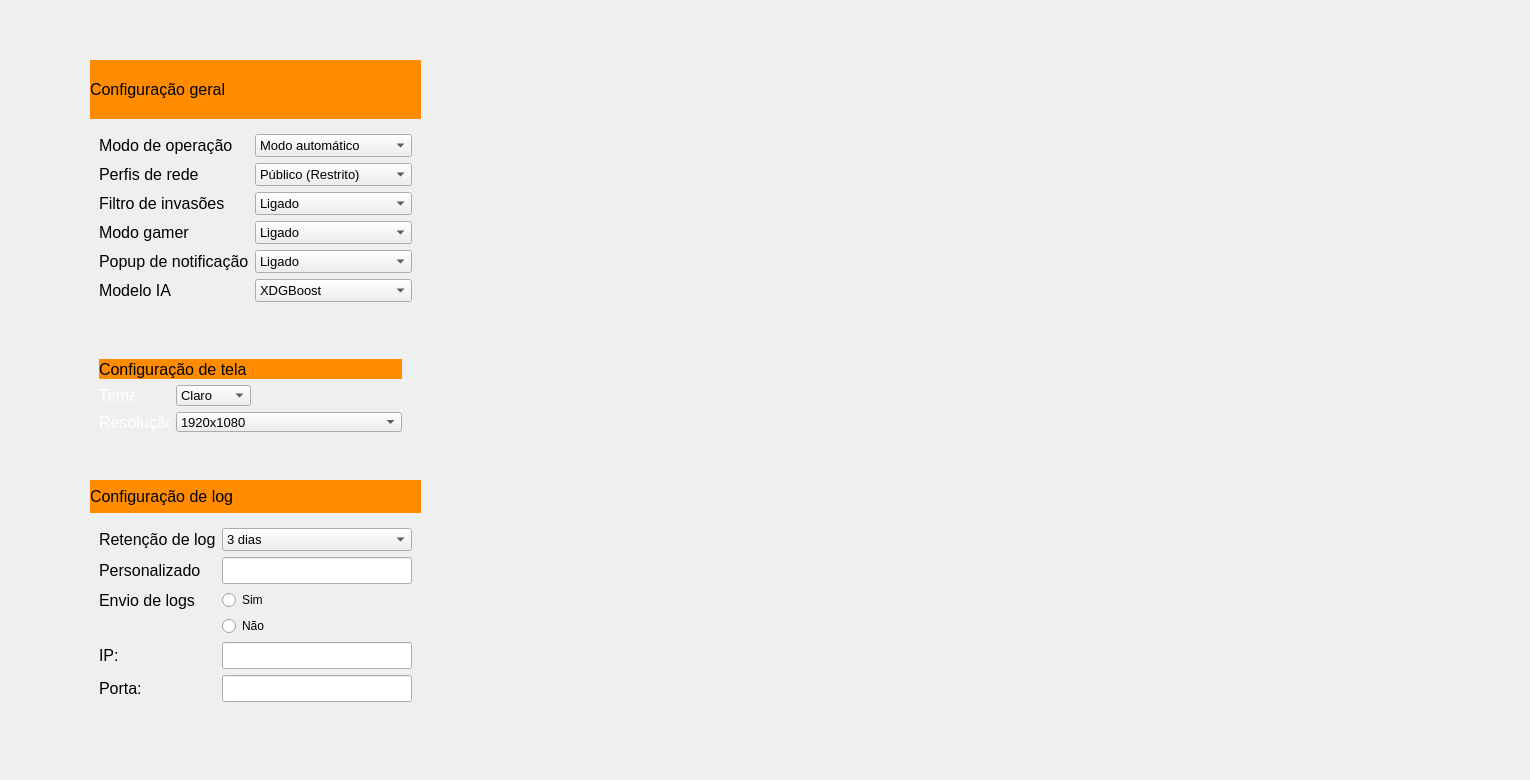
    <widget class="QWidget" name="tab_5">
     <attribute name="title">
      <string>Configurações</string>
     </attribute>
     <widget class="QWidget" name="verticalWidget_ConfGeral" native="true">
      <property name="geometry">
       <rect>
        <x>90</x>
        <y>60</y>
        <width>331</width>
        <height>251</height>
       </rect>
      </property>
      <layout class="QVBoxLayout" name="verticalLayout_2">
       <item>
        <widget class="QLabel" name="label_ConfGeral">
         <property name="font">
          <font>
           <pointsize>-1</pointsize>
          </font>
         </property>
         <property name="styleSheet">
          <string notr="true">background-color: #FF8C00;
font-size: 16px;</string>
         </property>
         <property name="text">
          <string>Configuração geral</string>
         </property>
        </widget>
       </item>
       <item>
        <widget class="QWidget" name="formWidget" native="true">
         <layout class="QFormLayout" name="formLayout">
          <item row="0" column="0">
           <widget class="QLabel" name="label_MododeOperacao">
            <property name="font">
             <font>
              <pointsize>12</pointsize>
             </font>
            </property>
            <property name="text">
             <string>Modo de operação</string>
            </property>
           </widget>
          </item>
          <item row="0" column="1">
           <widget class="QComboBox" name="comboBox_operacao">
            <property name="font">
             <font>
              <family>Segoe UI</family>
              <pointsize>10</pointsize>
              <italic>false</italic>
              <bold>false</bold>
             </font>
            </property>
            <property name="cursor">
             <cursorShape>PointingHandCursor</cursorShape>
            </property>
            <property name="styleSheet">
             <string notr="true">font: 10pt &quot;Segoe UI&quot;;</string>
            </property>
            <item>
             <property name="text">
              <string>Modo automático</string>
             </property>
            </item>
            <item>
             <property name="text">
              <string>Modo Interativo</string>
             </property>
            </item>
            <item>
             <property name="text">
              <string>Modo personalizado</string>
             </property>
            </item>
           </widget>
          </item>
          <item row="1" column="0">
           <widget class="QLabel" name="label_PerfisRede">
            <property name="font">
             <font>
              <pointsize>12</pointsize>
             </font>
            </property>
            <property name="text">
             <string>Perfis de rede</string>
            </property>
           </widget>
          </item>
          <item row="1" column="1">
           <widget class="QComboBox" name="comboBox_PerfisRede">
            <property name="font">
             <font>
              <family>Segoe UI</family>
              <pointsize>10</pointsize>
              <italic>false</italic>
              <bold>false</bold>
             </font>
            </property>
            <property name="cursor">
             <cursorShape>PointingHandCursor</cursorShape>
            </property>
            <property name="styleSheet">
             <string notr="true">font: 10pt &quot;Segoe UI&quot;;</string>
            </property>
            <item>
             <property name="text">
              <string>Público (Restrito)</string>
             </property>
            </item>
            <item>
             <property name="text">
              <string>Privado (Casa/trabalho)</string>
             </property>
            </item>
            <item>
             <property name="text">
              <string>Dominio(Corporativo)</string>
             </property>
            </item>
           </widget>
          </item>
          <item row="2" column="0">
           <widget class="QLabel" name="label_FiltrodeInvasoes">
            <property name="font">
             <font>
              <pointsize>12</pointsize>
             </font>
            </property>
            <property name="text">
             <string>Filtro de invasões</string>
            </property>
           </widget>
          </item>
          <item row="2" column="1">
           <widget class="QComboBox" name="comboBox_filtro">
            <property name="font">
             <font>
              <family>Segoe UI</family>
              <pointsize>10</pointsize>
              <italic>false</italic>
              <bold>false</bold>
             </font>
            </property>
            <property name="cursor">
             <cursorShape>PointingHandCursor</cursorShape>
            </property>
            <property name="styleSheet">
             <string notr="true">font: 10pt &quot;Segoe UI&quot;;</string>
            </property>
            <item>
             <property name="text">
              <string>Ligado</string>
             </property>
            </item>
            <item>
             <property name="text">
              <string>Desligado</string>
             </property>
            </item>
           </widget>
          </item>
          <item row="4" column="0">
           <widget class="QLabel" name="label_ModoGamer">
            <property name="font">
             <font>
              <pointsize>12</pointsize>
             </font>
            </property>
            <property name="text">
             <string>Modo gamer</string>
            </property>
           </widget>
          </item>
          <item row="4" column="1">
           <widget class="QComboBox" name="comboBox_ModoGamer">
            <property name="font">
             <font>
              <family>Segoe UI</family>
              <pointsize>10</pointsize>
              <italic>false</italic>
              <bold>false</bold>
             </font>
            </property>
            <property name="cursor">
             <cursorShape>PointingHandCursor</cursorShape>
            </property>
            <property name="styleSheet">
             <string notr="true">font: 10pt &quot;Segoe UI&quot;;</string>
            </property>
            <item>
             <property name="text">
              <string>Ligado</string>
             </property>
            </item>
            <item>
             <property name="text">
              <string>Desligado</string>
             </property>
            </item>
           </widget>
          </item>
          <item row="5" column="0">
           <widget class="QLabel" name="label_PopupdeNotif">
            <property name="font">
             <font>
              <pointsize>12</pointsize>
             </font>
            </property>
            <property name="text">
             <string>Popup de notificação</string>
            </property>
           </widget>
          </item>
          <item row="5" column="1">
           <widget class="QComboBox" name="comboBox_PopupdeNotif">
            <property name="font">
             <font>
              <family>Segoe UI</family>
              <pointsize>10</pointsize>
              <italic>false</italic>
              <bold>false</bold>
             </font>
            </property>
            <property name="cursor">
             <cursorShape>PointingHandCursor</cursorShape>
            </property>
            <property name="styleSheet">
             <string notr="true">font: 10pt &quot;Segoe UI&quot;;</string>
            </property>
            <item>
             <property name="text">
              <string>Ligado</string>
             </property>
            </item>
            <item>
             <property name="text">
              <string>Desligado</string>
             </property>
            </item>
           </widget>
          </item>
          <item row="6" column="0">
           <widget class="QLabel" name="label_ModeloIA">
            <property name="font">
             <font>
              <pointsize>12</pointsize>
             </font>
            </property>
            <property name="text">
             <string>Modelo IA</string>
            </property>
           </widget>
          </item>
          <item row="6" column="1">
           <widget class="QComboBox" name="comboBox_ModeloIA">
            <property name="font">
             <font>
              <family>Segoe UI</family>
              <pointsize>10</pointsize>
              <italic>false</italic>
              <bold>false</bold>
             </font>
            </property>
            <property name="styleSheet">
             <string notr="true">font: 10pt &quot;Segoe UI&quot;;</string>
            </property>
            <item>
             <property name="text">
              <string>XDGBoost</string>
             </property>
            </item>
            <item>
             <property name="text">
              <string>LSTM</string>
             </property>
            </item>
           </widget>
          </item>
         </layout>
        </widget>
       </item>
      </layout>
     </widget>
     <widget class="QLabel" name="label_Background_3">
      <property name="geometry">
       <rect>
        <x>580</x>
        <y>140</y>
        <width>941</width>
        <height>631</height>
       </rect>
      </property>
      <property name="text">
       <string/>
      </property>
      <property name="pixmap">
       <pixmap>../images/ChatGPT_Image_12_de_abr._de_2025__18_25_05-removebg-preview-lallala.png</pixmap>
      </property>
      <property name="scaledContents">
       <bool>true</bool>
      </property>
      <property name="alignment">
       <set>Qt::AlignmentFlag::AlignRight|Qt::AlignmentFlag::AlignTrailing|Qt::AlignmentFlag::AlignVCenter</set>
      </property>
     </widget>
     <widget class="QWidget" name="widget_configuracaodeIA" native="true">
      <property name="geometry">
       <rect>
        <x>90</x>
        <y>350</y>
        <width>331</width>
        <height>91</height>
       </rect>
      </property>
      <widget class="QLabel" name="label_ConfiguracaodeIA">
       <property name="geometry">
        <rect>
         <x>9</x>
         <y>9</y>
         <width>303</width>
         <height>20</height>
        </rect>
       </property>
       <property name="sizePolicy">
        <sizepolicy hsizetype="Minimum" vsizetype="Minimum">
         <horstretch>0</horstretch>
         <verstretch>0</verstretch>
        </sizepolicy>
       </property>
       <property name="minimumSize">
        <size>
         <width>20</width>
         <height>20</height>
        </size>
       </property>
       <property name="font">
        <font>
         <pointsize>-1</pointsize>
        </font>
       </property>
       <property name="styleSheet">
        <string notr="true">background-color: #FF8C00;
font-size: 16px;</string>
       </property>
       <property name="text">
        <string>Configuração de tela</string>
       </property>
      </widget>
      <widget class="QLabel" name="label_Tema">
       <property name="geometry">
        <rect>
         <x>9</x>
         <y>35</y>
         <width>36</width>
         <height>21</height>
        </rect>
       </property>
       <property name="font">
        <font>
         <pointsize>12</pointsize>
        </font>
       </property>
       <property name="styleSheet">
        <string notr="true">color: white
</string>
       </property>
       <property name="frameShape">
        <enum>QFrame::Shape::NoFrame</enum>
       </property>
       <property name="frameShadow">
        <enum>QFrame::Shadow::Plain</enum>
       </property>
       <property name="lineWidth">
        <number>1</number>
       </property>
       <property name="text">
        <string>Tema</string>
       </property>
       <property name="textFormat">
        <enum>Qt::TextFormat::AutoText</enum>
       </property>
      </widget>
      <widget class="QLabel" name="label_Resolucao">
       <property name="geometry">
        <rect>
         <x>9</x>
         <y>62</y>
         <width>71</width>
         <height>20</height>
        </rect>
       </property>
       <property name="font">
        <font>
         <pointsize>12</pointsize>
        </font>
       </property>
       <property name="styleSheet">
        <string notr="true">color: white
</string>
       </property>
       <property name="frameShape">
        <enum>QFrame::Shape::NoFrame</enum>
       </property>
       <property name="frameShadow">
        <enum>QFrame::Shadow::Plain</enum>
       </property>
       <property name="lineWidth">
        <number>1</number>
       </property>
       <property name="text">
        <string>Resolução</string>
       </property>
       <property name="textFormat">
        <enum>Qt::TextFormat::AutoText</enum>
       </property>
      </widget>
      <widget class="QComboBox" name="comboBox_Tema">
       <property name="enabled">
        <bool>true</bool>
       </property>
       <property name="geometry">
        <rect>
         <x>86</x>
         <y>35</y>
         <width>75</width>
         <height>21</height>
        </rect>
       </property>
       <property name="font">
        <font>
         <family>Segoe UI</family>
         <pointsize>10</pointsize>
         <italic>false</italic>
         <bold>false</bold>
        </font>
       </property>
       <property name="cursor">
        <cursorShape>PointingHandCursor</cursorShape>
       </property>
       <property name="styleSheet">
        <string notr="true">font: 10pt &quot;Segoe UI&quot;;</string>
       </property>
       <property name="sizeAdjustPolicy">
        <enum>QComboBox::SizeAdjustPolicy::AdjustToContentsOnFirstShow</enum>
       </property>
       <property name="frame">
        <bool>true</bool>
       </property>
       <item>
        <property name="text">
         <string>Claro</string>
        </property>
       </item>
       <item>
        <property name="text">
         <string>Escuro</string>
        </property>
       </item>
       <item>
        <property name="text">
         <string>Opções</string>
        </property>
       </item>
      </widget>
      <widget class="QComboBox" name="comboBox_Resolucao">
       <property name="enabled">
        <bool>true</bool>
       </property>
       <property name="geometry">
        <rect>
         <x>86</x>
         <y>62</y>
         <width>226</width>
         <height>20</height>
        </rect>
       </property>
       <property name="font">
        <font>
         <family>Segoe UI</family>
         <pointsize>10</pointsize>
         <italic>false</italic>
         <bold>false</bold>
        </font>
       </property>
       <property name="cursor">
        <cursorShape>PointingHandCursor</cursorShape>
       </property>
       <property name="styleSheet">
        <string notr="true">font: 10pt &quot;Segoe UI&quot;;</string>
       </property>
       <property name="sizeAdjustPolicy">
        <enum>QComboBox::SizeAdjustPolicy::AdjustToContentsOnFirstShow</enum>
       </property>
       <property name="frame">
        <bool>true</bool>
       </property>
       <item>
        <property name="text">
         <string>1920x1080</string>
        </property>
       </item>
       <item>
        <property name="text">
         <string>1360x768</string>
        </property>
       </item>
       <item>
        <property name="text">
         <string>800x400</string>
        </property>
       </item>
      </widget>
     </widget>
     <widget class="QWidget" name="verticalWidget_ConfGeral_2" native="true">
      <property name="geometry">
       <rect>
        <x>90</x>
        <y>480</y>
        <width>331</width>
        <height>231</height>
       </rect>
      </property>
      <layout class="QVBoxLayout" name="verticalLayout_4">
       <item>
        <widget class="QLabel" name="label_ConfLog">
         <property name="font">
          <font>
           <pointsize>-1</pointsize>
          </font>
         </property>
         <property name="styleSheet">
          <string notr="true">background-color: #FF8C00;
font-size: 16px;</string>
         </property>
         <property name="text">
          <string>Configuração de log</string>
         </property>
        </widget>
       </item>
       <item>
        <widget class="QWidget" name="formWidget_2" native="true">
         <layout class="QFormLayout" name="formLayout_2">
          <item row="0" column="1">
           <widget class="QComboBox" name="comboBox_RetencaoLog">
            <property name="font">
             <font>
              <family>Segoe UI</family>
              <pointsize>10</pointsize>
              <italic>false</italic>
              <bold>false</bold>
             </font>
            </property>
            <property name="styleSheet">
             <string notr="true">font: 10pt &quot;Segoe UI&quot;;</string>
            </property>
            <item>
             <property name="text">
              <string>3 dias</string>
             </property>
            </item>
            <item>
             <property name="text">
              <string>5 dias</string>
             </property>
            </item>
            <item>
             <property name="text">
              <string>7 dias</string>
             </property>
            </item>
            <item>
             <property name="text">
              <string>15 dias</string>
             </property>
            </item>
            <item>
             <property name="text">
              <string>30 dias</string>
             </property>
            </item>
           </widget>
          </item>
          <item row="0" column="0">
           <widget class="QLabel" name="label_RetencaoLog">
            <property name="font">
             <font>
              <pointsize>12</pointsize>
             </font>
            </property>
            <property name="text">
             <string>Retenção de log</string>
            </property>
           </widget>
          </item>
          <item row="1" column="0">
           <widget class="QLabel" name="label_RetencaoOutros">
            <property name="font">
             <font>
              <pointsize>12</pointsize>
             </font>
            </property>
            <property name="styleSheet">
             <string notr="true"/>
            </property>
            <property name="text">
             <string>Personalizado</string>
            </property>
           </widget>
          </item>
          <item row="1" column="1">
           <widget class="QLineEdit" name="lineEdit_RetencaoOutros">
            <property name="sizePolicy">
             <sizepolicy hsizetype="Minimum" vsizetype="Fixed">
              <horstretch>0</horstretch>
              <verstretch>0</verstretch>
             </sizepolicy>
            </property>
            <property name="font">
             <font>
              <pointsize>12</pointsize>
             </font>
            </property>
            <property name="text">
             <string/>
            </property>
           </widget>
          </item>
          <item row="2" column="0">
           <widget class="QLabel" name="label_EnvioLogs">
            <property name="font">
             <font>
              <pointsize>12</pointsize>
             </font>
            </property>
            <property name="text">
             <string>Envio de logs</string>
            </property>
           </widget>
          </item>
          <item row="2" column="1">
           <widget class="QRadioButton" name="radioButton_EnvioLogsSim">
            <property name="text">
             <string>Sim</string>
            </property>
           </widget>
          </item>
          <item row="3" column="1">
           <widget class="QRadioButton" name="radioButton_EnvioLogsNo">
            <property name="text">
             <string>Não</string>
            </property>
           </widget>
          </item>
          <item row="4" column="1">
           <widget class="QLineEdit" name="lineEdit_IP">
            <property name="sizePolicy">
             <sizepolicy hsizetype="Minimum" vsizetype="Fixed">
              <horstretch>0</horstretch>
              <verstretch>0</verstretch>
             </sizepolicy>
            </property>
            <property name="font">
             <font>
              <pointsize>12</pointsize>
             </font>
            </property>
            <property name="text">
             <string/>
            </property>
           </widget>
          </item>
          <item row="4" column="0">
           <widget class="QLabel" name="label_IP">
            <property name="font">
             <font>
              <pointsize>12</pointsize>
             </font>
            </property>
            <property name="text">
             <string>IP:</string>
            </property>
           </widget>
          </item>
          <item row="5" column="0">
           <widget class="QLabel" name="label_Porta">
            <property name="font">
             <font>
              <pointsize>12</pointsize>
             </font>
            </property>
            <property name="text">
             <string>Porta:</string>
            </property>
           </widget>
          </item>
          <item row="5" column="1">
           <widget class="QLineEdit" name="lineEdit_Porta">
            <property name="sizePolicy">
             <sizepolicy hsizetype="Minimum" vsizetype="Fixed">
              <horstretch>0</horstretch>
              <verstretch>0</verstretch>
             </sizepolicy>
            </property>
            <property name="font">
             <font>
              <pointsize>12</pointsize>
             </font>
            </property>
            <property name="text">
             <string/>
            </property>
           </widget>
          </item>
         </layout>
        </widget>
       </item>
      </layout>
     </widget>
    </widget>
